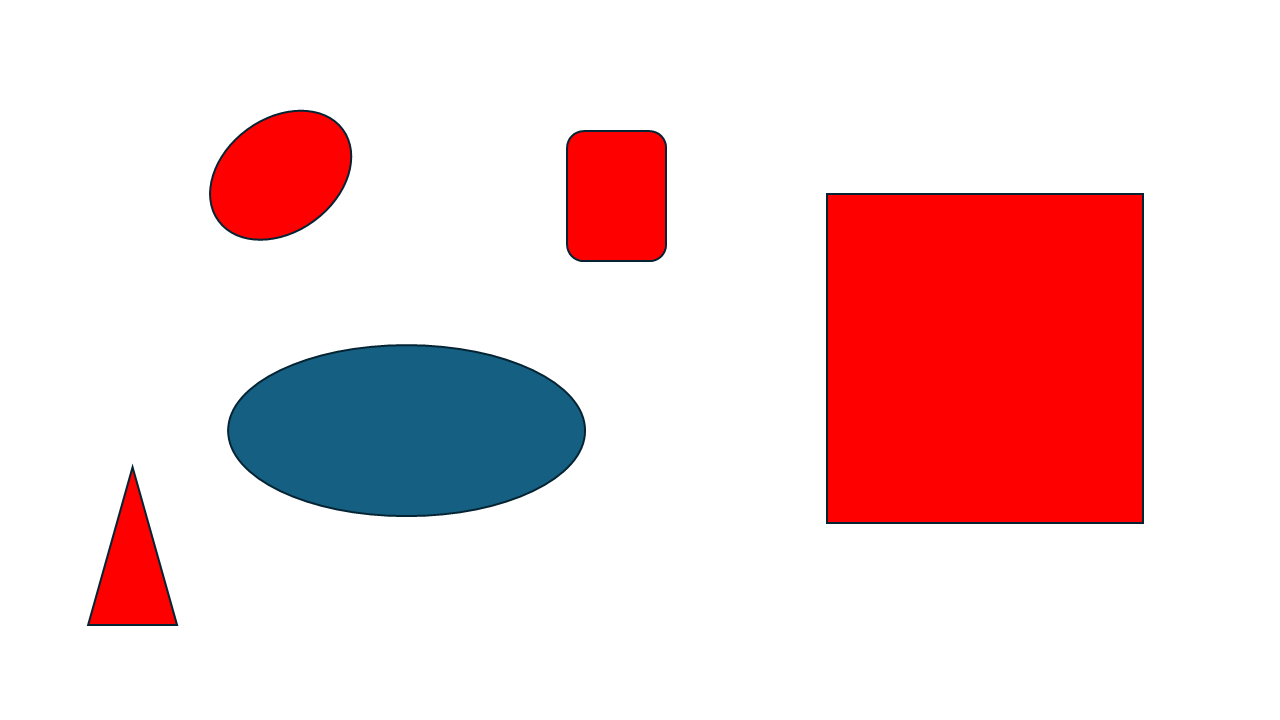
#> input picture Ellipses.png, 1280 x 720 px, given in place of the camera
$ python Image_Processing.py
#> lines starting #> are read from the running program, lines starting #| are printed output that depends on the picture; after the words box and inside, x2 and y2 are one past the last pixel; in counts of white or black regions, pixels touching at a corner belong together; long printed decimals are rounded
#> further down, frame is the input picture: shape (720, 1280, 3); mean B, G, R 209.8, 208, 241.2
import cv2
import numpy as np
import math

'''finds all the ellipses in an image'''
def find_largest_ellipse(frame):
    #Isolating the color red
    frame = cv2.cvtColor(frame, cv2.COLOR_BGR2HSV)
#> frame: shape (720, 1280, 3); mean H, S, V 6, 49.8, 247.1
    mask1 = cv2.inRange(frame, (0,50,20), (5,255,255))
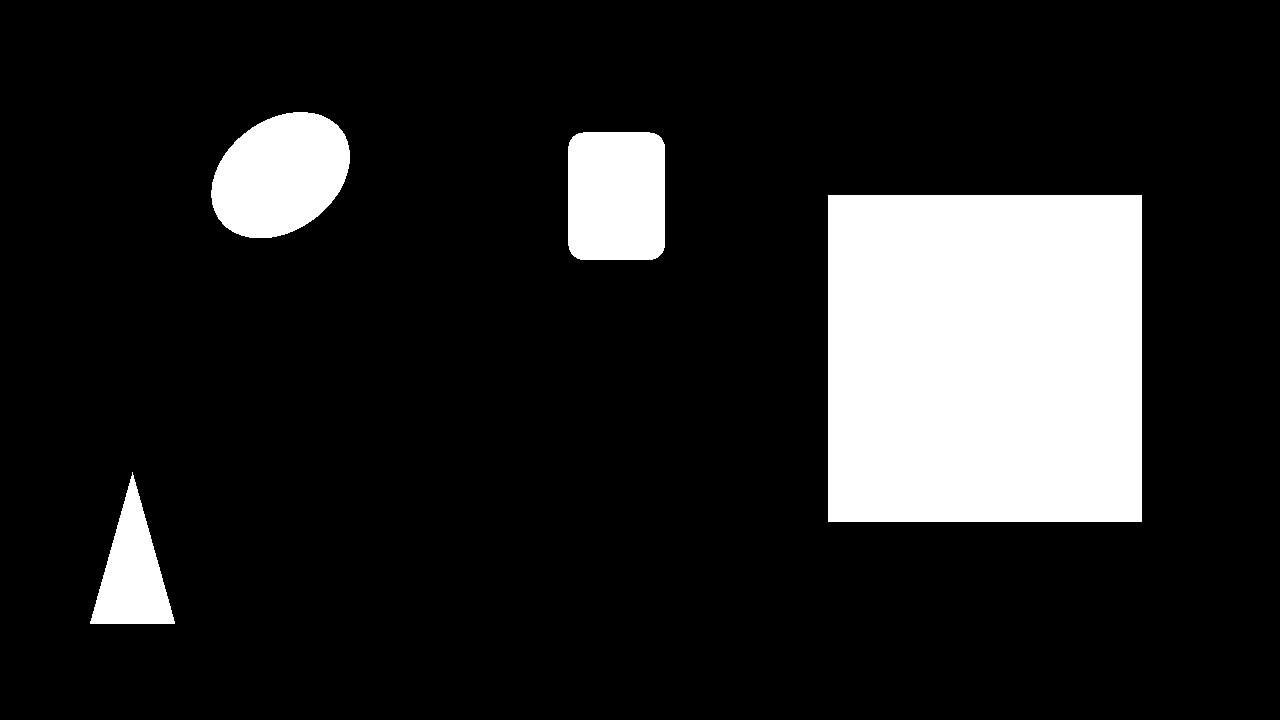
#> mask1: shape (720, 1280); 14.6% white; 4 white regions, box (x1, y1, x2, y2) and area: (828, 195, 1142, 522) 102678, (211, 112, 350, 238) 13161, (568, 132, 665, 260) 12181, (90, 472, 175, 624) 6520
    mask2 = cv2.inRange(frame, (175,50,20), (180,255,255))
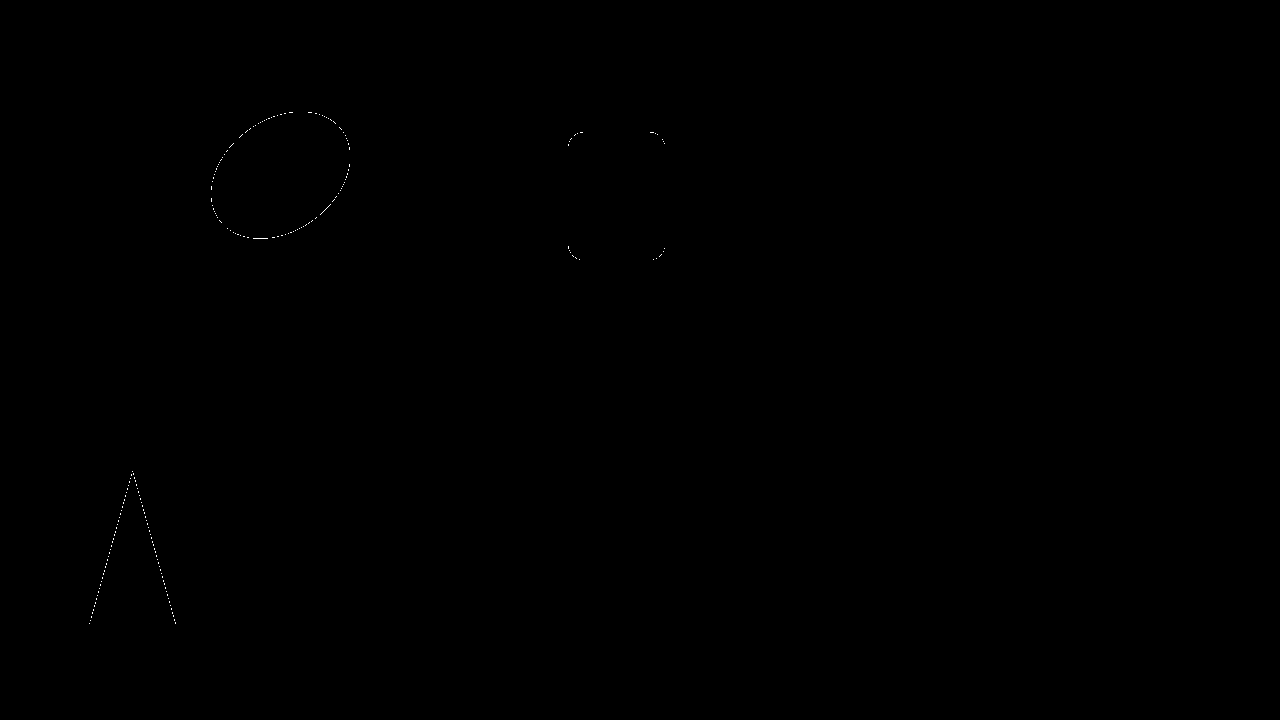
#> mask2: shape (720, 1280); 0.04% white in thin lines or dots, all inside (x1, y1, x2, y2) = (89, 112, 665, 624)
    mask = cv2.bitwise_or(mask1, mask2)
#> mask: shape (720, 1280); 14.6% white; 4 white regions

    #finding ellipses
    contours, _ = cv2.findContours(mask, cv2.RETR_TREE, cv2.CHAIN_APPROX_SIMPLE)
#> contours = 4 contours; box (x1, y1, x2, y2) and area: (828, 195, 1142, 522) 102038, (211, 112, 350, 239) 13154, (568, 132, 665, 260) 12011, (89, 471, 176, 624) 6472
    ellipses = [None]*len(contours)
#> ellipses = 4 items
    contour_areas = [None]*len(contours)
#> contour_areas = 4 items
    count1 = 0
    for c in contours:
        if len(c) > 5:
            ellipses[count1] = cv2.fitEllipse(c)
            contour_areas[count1] = cv2.contourArea(c)
            count1 = count1 + 1
#> this loop made 4 passes
#> c on pass 2: [[828, 195], [828, 521], [1141, 521], [1141, 195]]
#> after the loop, count1 = 3

    biggest_real_ellipse = None
    biggest_index = 0
    for i, x in enumerate(ellipses):
        if x is not None and contour_areas[i] != 0:
            area = np.pi*max(x[1])*min(x[1])/4 #calculate area of the ellipse from the major and minor axes
            if area/contour_areas[i] > 0.9 and area/contour_areas[i] < 1.1: #threshholds chosen arbitrary TODO: fine tune
                if biggest_real_ellipse is None:
                    biggest_real_ellipse = x
                    biggest_index = i
                else:
                    if contour_areas[i] > contour_areas[biggest_index]:
                        biggest_real_ellipse = x
                        biggest_index = i
#> this loop made 4 passes
#> (area, biggest_real_ellipse, biggest_index) on passes 1, 3: (6830.1, ((132.1, 471.3), (56.63, 153.6), 0), 0), (13165, ((280.2, 174.7), (110.6, 151.6), 53.7), 2)
#> (x, area) on pass 2: (((616.1, 195.8), (132.2, 154.8), 0.227), 16081.3)
#> after the loop, biggest_index = 2

    return biggest_real_ellipse

'''returns a tuple of the angle of incidence and the angle at which the ellipse is slanted.'''
def get_target_data(target):
    if target is None:
        # print("no target visible")
        return
    theta = math.acos(np.min(target[1])/np.max(target[1])) # angle of incidence, measured from the normal. radians
    angle_of_ellipse = math.radians(target[2]) # radians
    #focal_length = 0.00474 #meters TODO: is this correct?
    #corrected_diameter =
    #distance = math.cos(theta)
    return (theta, angle_of_ellipse)

# [19 lines of commented-out code are left out]

if __name__ == '__main__':
    cap = cv2.VideoCapture(0)

    while True:
        ret, frame = cap.read()
        if not ret or frame is None:
            print("Failed to read frame")
            break

        filtered_ellipses = [find_largest_ellipse(frame)]
#> filtered_ellipses = [((280.2, 174.7), (110.6, 151.6), 53.7)]
        print(get_target_data(filtered_ellipses[0]))
#| (0.7532, 0.9373)

        box_points = [None]*len(filtered_ellipses)
#> box_points = 1 item
        for i, x in enumerate(filtered_ellipses):
            if x is not None:
                box_points[i] = cv2.boxPoints(x).astype(np.int32)
#> this loop made 1 pass
#> x on pass 1: ((280.2, 174.7), (110.6, 151.6), 53.7)
#> after the loop, box_points = [[[186, 175], [308, 85], [373, 174], [251, 264]]]
            #print(box_points)
        for y in box_points:
            if y is not None:
                cv2.fillConvexPoly(img=frame, points=y, color=(255, 0, 0))
#> this loop made 1 pass
#> y on pass 1: [[186, 175], [308, 85], [373, 174], [251, 264]]
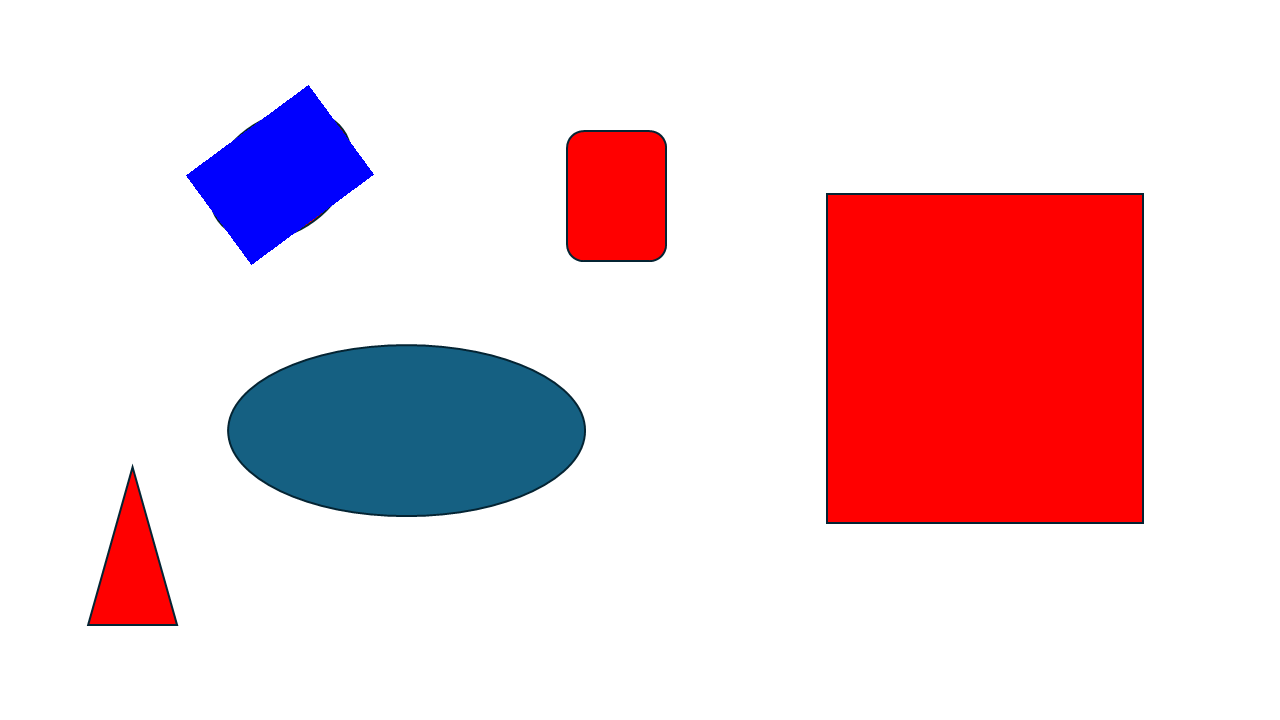
#> frame: shape (720, 1280, 3); 1.84% of pixels changed, all inside (x1, y1, x2, y2) = (186, 85, 374, 265)
        cv2.imshow("test", frame)
        cv2.waitKey(1)

$ run again, on colorful_circles.png
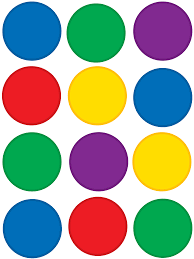
#> input picture colorful_circles.png, 194 x 259 px, given in place of the camera
#> frame is the input picture: shape (259, 194, 3); mean B, G, R 149.3, 163.1, 154.9
#> in find_largest_ellipse, `mask1 = cv2.inRange(frame, (0,50,20), (5,255,255))`:
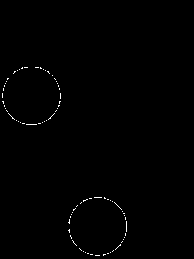
#> mask1: shape (259, 194); 0.47% white in thin lines or dots, all inside (x1, y1, x2, y2) = (2, 67, 127, 256)
#> mask2: shape (259, 194); 10.6% white; 4 white regions (2 under 20 px), largest, box (x1, y1, x2, y2) and area: (2, 66, 61, 125) 2659, (68, 197, 127, 256) 2647
#> mask: shape (259, 194); 11% white; 2 white regions
#> contours = 2 contours; box (x1, y1, x2, y2) and area: (2, 66, 61, 126) 2692, (68, 197, 128, 256) 2687
#> in find_largest_ellipse, `ellipses = [None]*len(contours)`: ellipses = 2 items
#> the loop in find_largest_ellipse, `for c in contours:` made 2 passes
#> count1 on passes 1 to 2: 1, 2
#> after the loop in find_largest_ellipse, `for c in contours:`: contour_areas = [2687, 2692]; count1 = 2; ellipses = [((97.33, 225.9), (58.46, 58.58), 166.2), ((31, 95.27), (58.56, 58.63), 90)]
#> the loop in find_largest_ellipse, `for i, x in enumerate(ellipses):` made 2 passes
#> (area, biggest_real_ellipse, biggest_index) on passes 1 to 2: (2689.8, ((97.33, 225.9), (58.46, 58.58), 166.2), 0), (2696.7, ((31, 95.27), (58.56, 58.63), 90), 1)
#> after the loop in find_largest_ellipse, `for i, x in enumerate(ellipses):`: biggest_index = 1
#> filtered_ellipses = [((31, 95.27), (58.56, 58.63), 90)]
#| (0.05086, 1.571)
#> `box_points = [None]*len(filtered_ellipses)`: box_points = 1 item
#> the loop `for i, x in enumerate(filtered_ellipses):` made 1 pass
#> x on pass 1: ((31, 95.27), (58.56, 58.63), 90)
#> after the loop `for i, x in enumerate(filtered_ellipses):`: box_points = [[[1, 65], [60, 65], [60, 124], [1, 124]]]
#> the loop `for y in box_points:` made 1 pass
#> y on pass 1: [[1, 65], [60, 65], [60, 124], [1, 124]]
#> after the loop `for y in box_points:`:
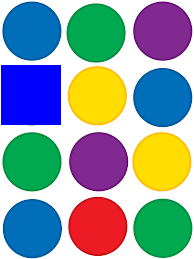
#> frame: shape (259, 194, 3); 7.16% of pixels changed, all inside (x1, y1, x2, y2) = (1, 65, 61, 125)
